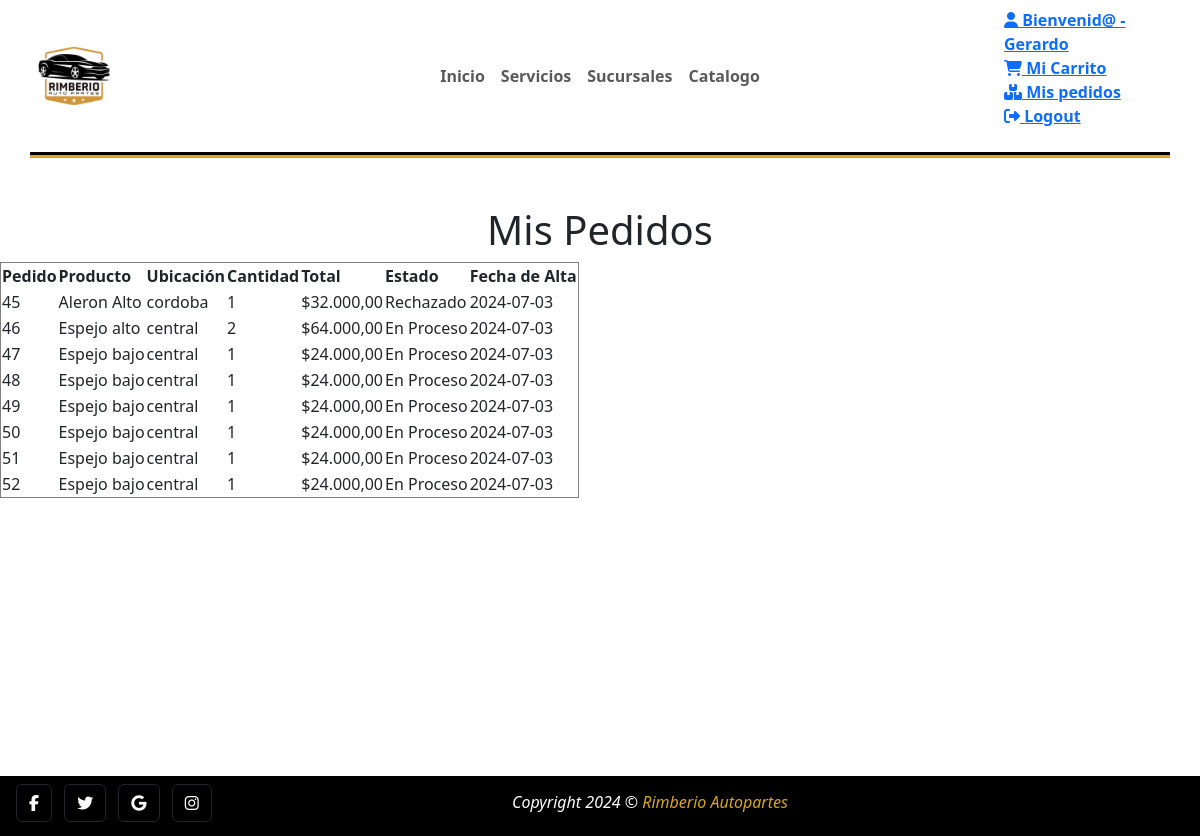
The page /esba-master/usuarios/mispedidos.php (signed in) on the database its author committed.
### tables this page shows
CREATE TABLE `pedidos` (
  `id` int(11) NOT NULL,
  `producto_id` int(11) NOT NULL,
  `usuario_id` int(11) NOT NULL,
  `direccion` varchar(30) NOT NULL,
  `mail` varchar(30) NOT NULL,
  `telefono` int(11) NOT NULL,
  `cantidad` int(11) NOT NULL,
  `ubicacion` text NOT NULL,
  `total` int(11) NOT NULL,
  `fecha` date NOT NULL DEFAULT current_timestamp(),
  `estado` varchar(20) NOT NULL DEFAULT 'En Proceso'
);

CREATE TABLE `producto` (
  `id` int(3) NOT NULL,
  `id_marca` int(3) NOT NULL,
  `id_tipo_producto` int(3) NOT NULL,
  `descripcion` varchar(150) NOT NULL,
  `precio` int(10) NOT NULL,
  `stock_central` int(3) NOT NULL,
  `stock_cordoba` int(3) NOT NULL,
  `stock_rosario` int(3) NOT NULL,
  `imagen` varchar(255) NOT NULL
);

### esba-master/usuarios/mispedidos.php (the view, shortened to what this page needs)
<?php
include("includes/configuser.php");
if(isset($_SESSION['usuario'])) {
$usuario = $_SESSION['usuario'];
$sql1 = "SELECT * FROM users WHERE usuario = '$usuario'";
$resultado = $conexion->query($sql1);
while($row=$resultado->fetch_assoc()){
  $id = $row['id'];
}
?>
<!doctype html>
<html lang="en">
  <head>
    <link rel="stylesheet" href="CSS/styles.css">
    <link href="https://cdn.jsdelivr.net/npm/bootstrap@5.3.3/dist/css/bootstrap.min.css" rel="stylesheet">
  </head>
  <body>
    <?php include("includes/header.php");?>
    <main><br><br>
    <h1 style="text-align:center">Mis Pedidos</h1>
        <?php
         $query=mysqli_query($conexion,"SELECT pe.id, pe.direccion, pe.cantidad, pe.ubicacion, pe.total, pe.fecha, pe.estado,
                                producto.descripcion AS producto
                                FROM pedidos pe
                                JOIN producto ON pe.producto_id = producto.id
                                WHERE usuario_id = '$id'");
            if($query -> num_rows > 0){ ?>
            <table border="1">
              <tr>
                <th>Pedido</th>
                <th>Producto</th>
                <th>Ubicación</th>
                <th>Cantidad</th>
                <th>Total</th>
                <th>Estado</th>
                <th>Fecha de Alta</th>
              </tr>
            <?php
            while($row=mysqli_fetch_array($query)){     ?>
                <tr>
                <td><?php echo$row['id']; ?></td>
                <td><?php echo$row['producto']; ?></td>
                <td><?php echo$row['ubicacion']; ?></td>
                <td><?php echo$row['cantidad']; ?></td>
                <td>$<?php echo htmlentities(number_format($row['total'], 2, ",", "."));?> </td>
                <td><?php echo$row['estado']; ?></td>
                <td><?php echo$row['fecha']; ?></td>
                </tr>
            <?php
             }
            }else{ ?><br><br>
              <p style="text-align:center"><i class="fas fa-x fa-1x"></i> No se encontraron pedidos.</p>
            <?php }
            ?>
    </table>
    </main>
    <?php include("includes/footer.php");?>
  </body>
</html>
<?php
}else{
  header("Location:http://localhost/esba-master/login.php");
  exit;
}
?>

### esba-master/usuarios/includes/header.php
<nav class="navbar navbar-expand-lg bg-white">
    <div class="container-fluid">
        <nav class="col-md-2 bg-white">
            <div class="container">
                <a class="navbar-brand" href="index.php">
                    <img src="../image/logosinfondo2.png" alt="Logo de la empresa" height="100">
                </a>
            </div>
        </nav>
        <div class="col-md-8 navbar-collapse justify-content-center" id="navbarNav">
            <ul class="navbar-nav">
                <li class="nav-item">
                    <a class="nav-link" href="index.php"><strong>Inicio</strong></a>
                </li>
                <li class="nav-item">
                    <a class="nav-link" href="index.php#seccion_servicios"><strong>Servicios</strong></a>
                </li>
                <li class="nav-item">
                    <a class="nav-link" href="index.php#seccion_sucursales"><strong>Sucursales</strong></a>
                </li>
                <li class="nav-item">
                    <a class="nav-link" href="tienda.php"><strong>Catalogo</strong></a>
                </li>
            </ul>
        </div>
        <div class="col-md-2 text-right">
                <div class="top-bar animate-dropdown">
	<div class="container">
		<div class="header-top-inner">
			<div class="cnt-account">
				<ul class="list-unstyled">
				    <li><a href="#"><i class="icon fa fa-user"></i> Bienvenid@ - <?php echo htmlentities($_SESSION['usuario']);?></a></li>
					<li><a href="" type="button" data-bs-toggle="offcanvas" data-bs-target="#offcanvasTop" aria-controls="offcanvasTop"><i class="icon fa fa-shopping-cart"></i> Mi Carrito</a></li>
                    <li><a href="mispedidos.php"><i class="icon fa fa-boxes"></i> Mis pedidos</a></li>
                    <li><a href="logout.php"><i class="icon fa fa-sign-out"></i> Logout</a></li>
				</ul>
			</div>
        </div>
    </div>
</nav>
<div class="container barranegra"></div>
<div class="container barraoro"></div>

### esba-master/usuarios/includes/footer.php
<footer class=" " style="background-color:#000000;">
    <div class="container-fluid containerfooter">
    <div class="row align-items-center">
        <div class="col-md-5 text-left">
            <a class="btn btn-dark btn-floating m-1" style="background-color: #000000" href="#!" role="button"><i class="fab fa-facebook-f"></i></a>
            <a class="btn btn-dark btn-floating m-1"  style="background-color: #000000" href="#!" role="button"><i class="fab fa-twitter"></i></a>
            <a class="btn btn-dark btn-floating m-1" style="background-color: #000000" href="#!" role="button"><i class="fab fa-google"></i></a>
            <a class="btn btn-dark btn-floating m-1" style="background-color: #000000" href="#!" role="button"> <i class="fab fa-instagram"></i></a>
        </div>
        <div class="col-md-7 justify-content-left">
            <p class="copyright">Copyright 2024 © <a class="parrafo-footer">Rimberio  Autopartes</a></p>
        </div>
    </div>
</footer>

### esba-master/usuarios/CSS/styles.css (style rules this page uses)
body { font-family: sans-serif; margin: 0; }
a { text-decoration: none; color: black; }
nav a { font-weight: 600; padding-right: 10px; }
.barranegra { background-color: black; margin: 0; height: 3px; }
.barraoro { background-color: goldenrod; margin: 0; height: 3px; }
.parrafo-footer { text-decoration: none; color: goldenrod; font-style: italic; }
.copyright { text-decoration: none; color: white; font-style: italic; padding-top: 2%; }
.containerfooter { min-height: 60px; height: 100%; }
main { min-height: calc(100vh - 100px - 82px); }

### rows shown on the page
pedidos: id "45", producto.descripcion "Aleron Alto", ubicacion "cordoba", cantidad "1", total "32.000,00", estado "Rechazado", fecha "2024-07-03"
pedidos: id "46", producto.descripcion "Espejo alto", ubicacion "central", cantidad "2", total "64.000,00", estado "En Proceso", fecha "2024-07-03"
pedidos: id "47", producto.descripcion "Espejo bajo", ubicacion "central", cantidad "1", total "24.000,00", estado "En Proceso", fecha "2024-07-03"
pedidos: id "48", producto.descripcion "Espejo bajo", ubicacion "central", cantidad "1", total "24.000,00", estado "En Proceso", fecha "2024-07-03"
pedidos: id "49", producto.descripcion "Espejo bajo", ubicacion "central", cantidad "1", total "24.000,00", estado "En Proceso", fecha "2024-07-03"
pedidos: id "50", producto.descripcion "Espejo bajo", ubicacion "central", cantidad "1", total "24.000,00", estado "En Proceso", fecha "2024-07-03"
pedidos: id "51", producto.descripcion "Espejo bajo", ubicacion "central", cantidad "1", total "24.000,00", estado "En Proceso", fecha "2024-07-03"
pedidos: id "52", producto.descripcion "Espejo bajo", ubicacion "central", cantidad "1", total "24.000,00", estado "En Proceso", fecha "2024-07-03"

### other values the page prints
$_SESSION['usuario'] "Gerardo"
